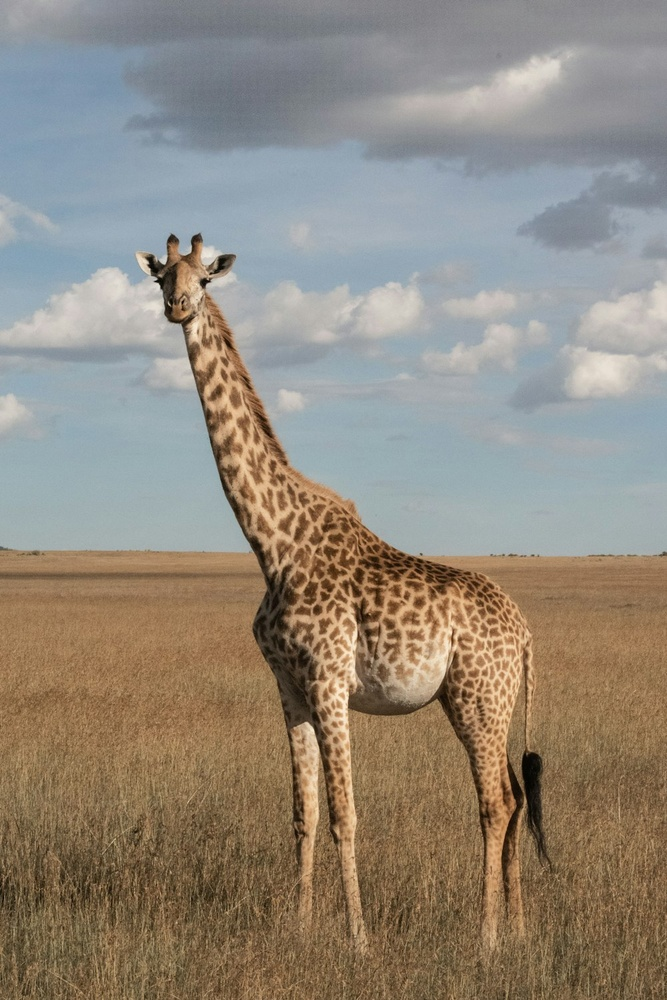
#> input picture color_thresholding/giraph.jpg, 667 x 1000 px, shrunk from 1000 x 1500 before the run, found by its file name
$ jupyter execute Clahe.ipynb
#> lines starting #> are read from the running program, lines starting #| are printed output that depends on the picture
[cell 1]
# Contrast limited adaptive Histogram Equilization (CLAHE)

import cv2
import matplotlib.pyplot as plt
import numpy as np

[cell 2]
image=cv2.imread("D:\sudesh\All_about_DL\opencv_tutorial\color_thresholding\giraph.jpg")
#> image is the input picture: shape (1000, 667, 3); mean B, G, R 124.4, 137, 146.1

[cell 3]
img_grey=cv2.cvtColor(image, cv2.COLOR_BGR2GRAY)
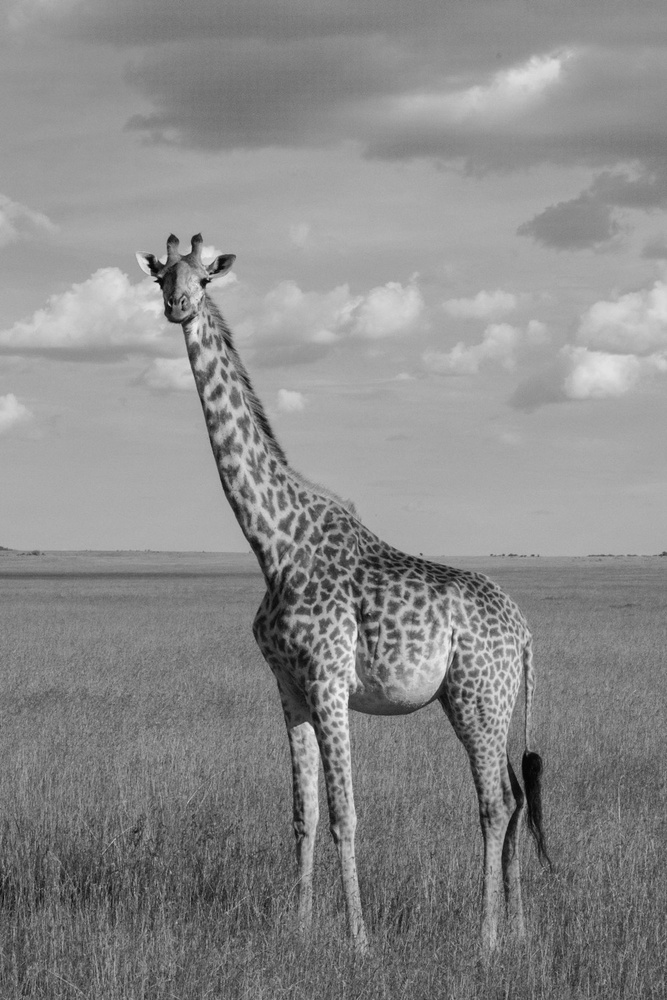
#> img_grey: shape (1000, 667); min 2, max 240, mean 138.3

equlized_image= cv2.equalizeHist(img_grey)
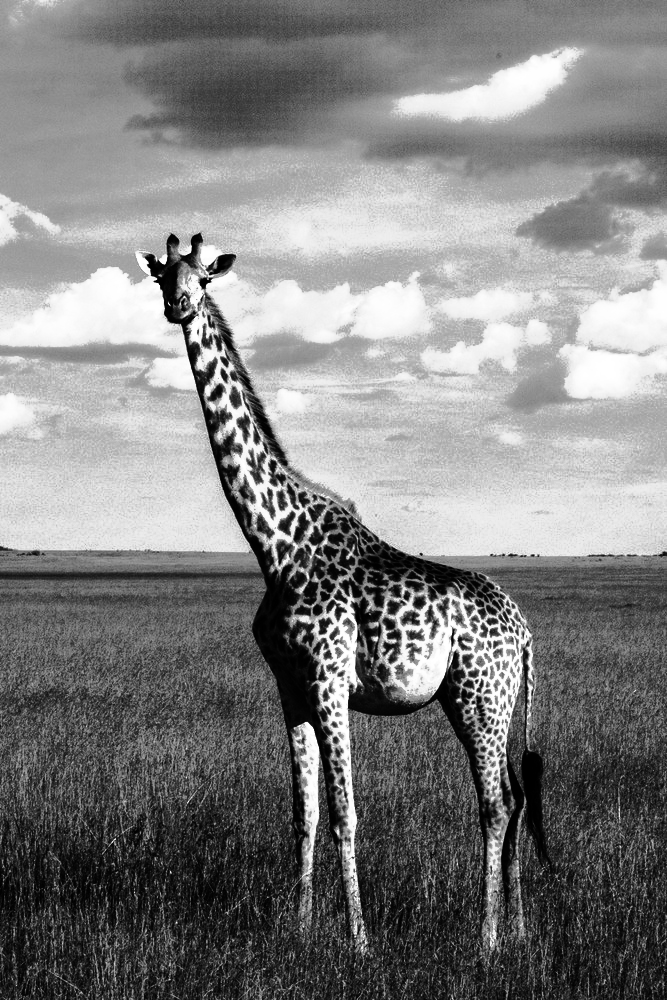
#> equlized_image: shape (1000, 667); min 0, max 255, mean 128.9

clahe=cv2.createCLAHE(clipLimit=2.0, tileGridSize=(4,4))

clahe_equilized_image=clahe.apply(img_grey)
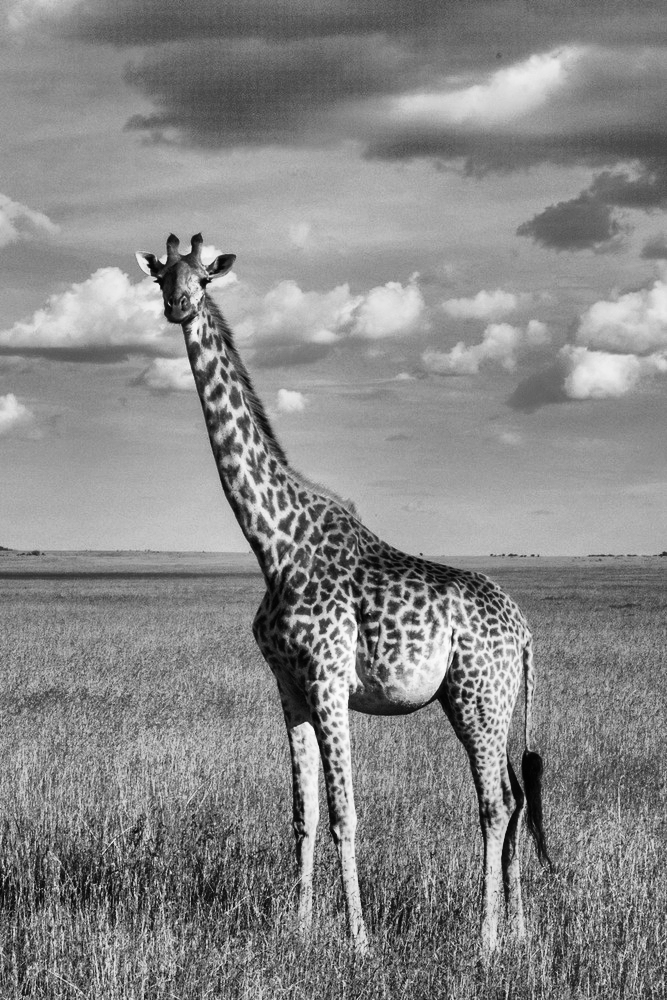
#> clahe_equilized_image: shape (1000, 667); min 1, max 252, mean 136

plt.figure(figsize=(12,8))

plt.subplot(1,3,1)
plt.imshow(img_grey, cmap='grey')
plt.title("original_image")

plt.subplot(1,3,2)
plt.imshow(equlized_image, cmap='grey')
plt.title("Equilized_image")

plt.subplot(1,3,3)
plt.imshow(clahe_equilized_image, cmap='grey')
plt.title("Clahe_equilized_image")


plt.tight_layout()
plt.show()
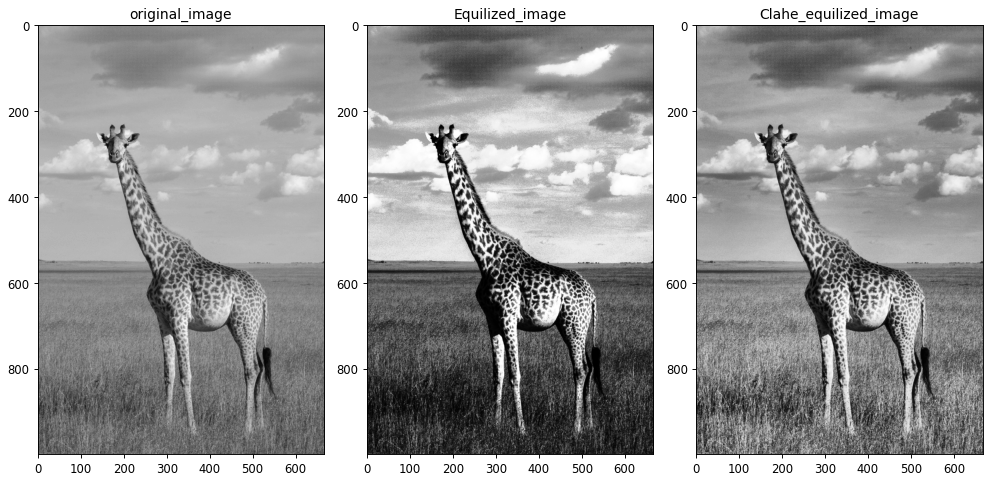
#> figure drawn by matplotlib, 3 panels

[cell 4]
# now convering to yuv image

yuv_image = cv2.cvtColor(image, cv2.COLOR_BGR2YUV)
#> yuv_image: shape (1000, 667, 3); mean of channels 0, 1, 2 138.3, 121.1, 134.8

yuv_image[:,:,0]= clahe.apply(yuv_image[:,:,0])
#> yuv_image: shape (1000, 667, 3); mean of channels 0, 1, 2 136, 121.1, 134.8

yuv_image_bgr= cv2.cvtColor(yuv_image, cv2.COLOR_YUV2BGR)
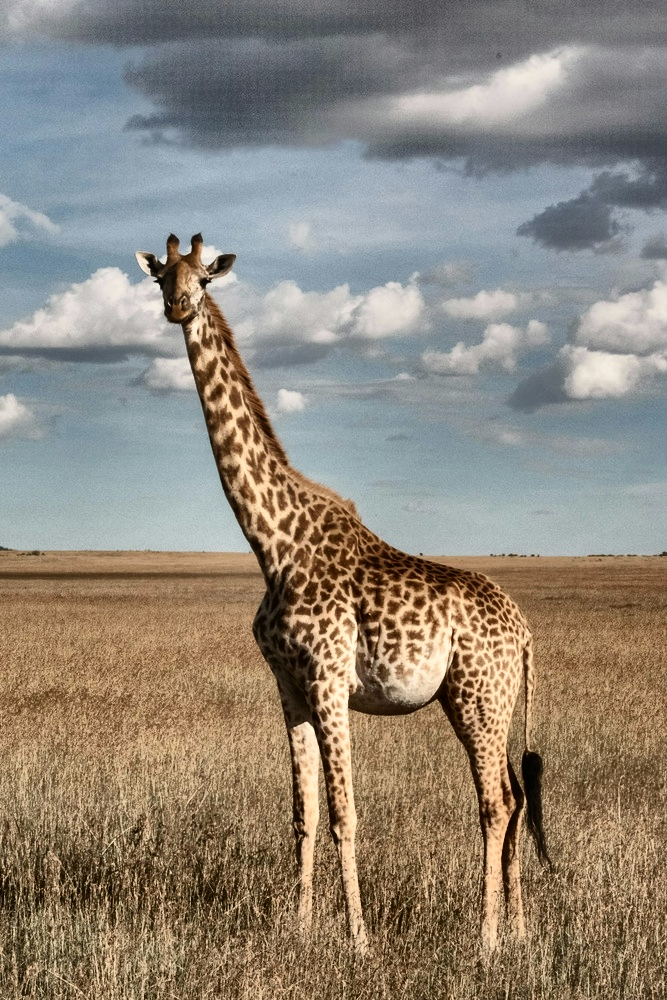
#> yuv_image_bgr: shape (1000, 667, 3); mean B, G, R 121.9, 134.7, 143.7

yuv_image_rgb=cv2.cvtColor(yuv_image_bgr, cv2.COLOR_BGR2RGB)

img_rgb=cv2.cvtColor(image, cv2.COLOR_BGR2RGB)


plt.figure(figsize=(12,8))

plt.subplot(1,2,1)
plt.imshow(img_rgb)
plt.title("original_image")

plt.subplot(1,2,2)
plt.imshow(yuv_image_rgb)
plt.title("Clahe_Equilized_image")


plt.tight_layout()
plt.show()

$ run again, with color_thresholding/mountain_image.jpg copied over color_thresholding/giraph.jpg
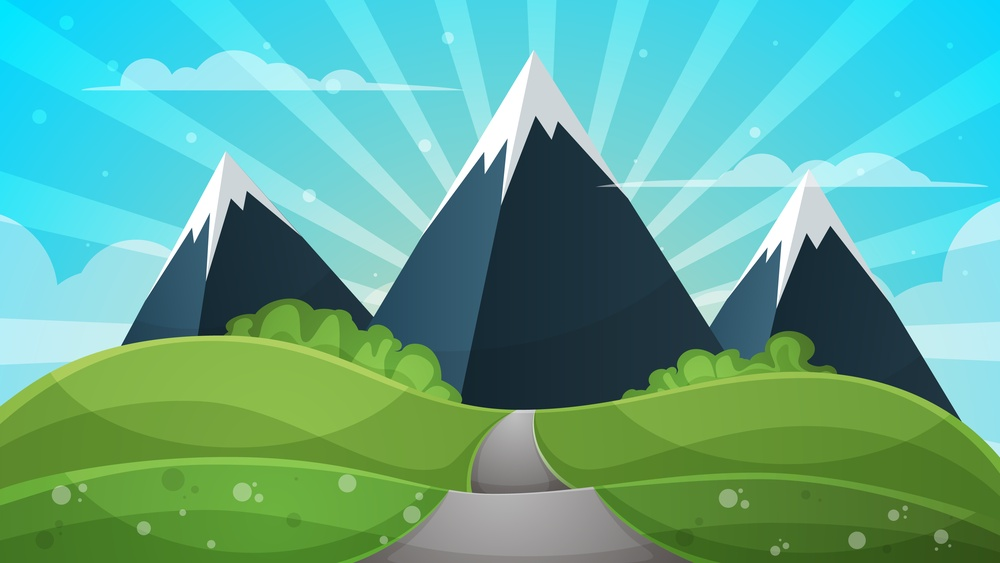
#> input picture color_thresholding/mountain_image.jpg, 1000 x 563 px, shrunk from 7000 x 3938 before the run, found by its file name
#> image is the input picture: shape (563, 1000, 3); mean B, G, R 146.3, 169.3, 94.4
#> `clahe_equilized_image=clahe.apply(img_grey)`:
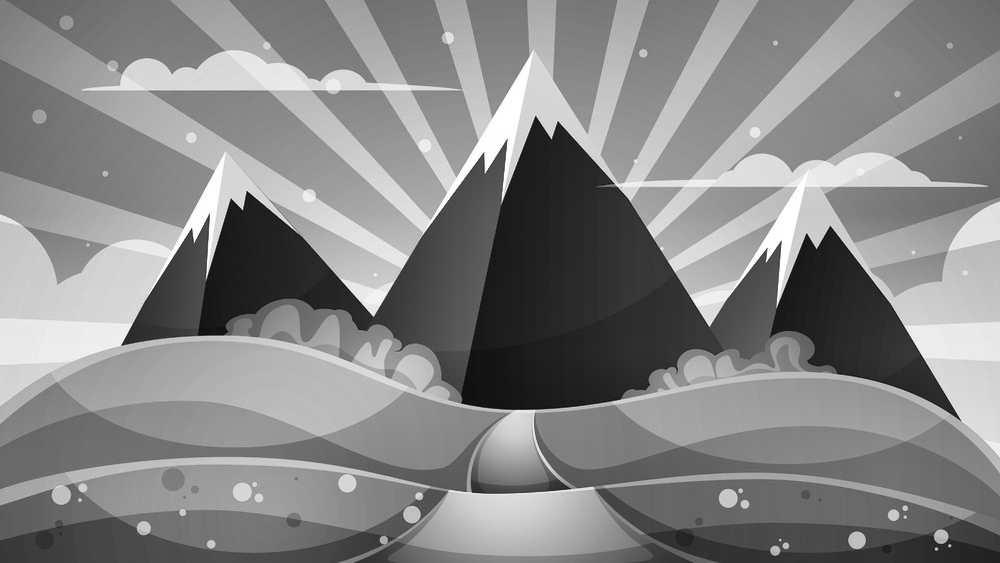
#> clahe_equilized_image: shape (563, 1000); min 8, max 255, mean 133.9
#> `yuv_image_bgr= cv2.cvtColor(yuv_image, cv2.COLOR_YUV2BGR)`:
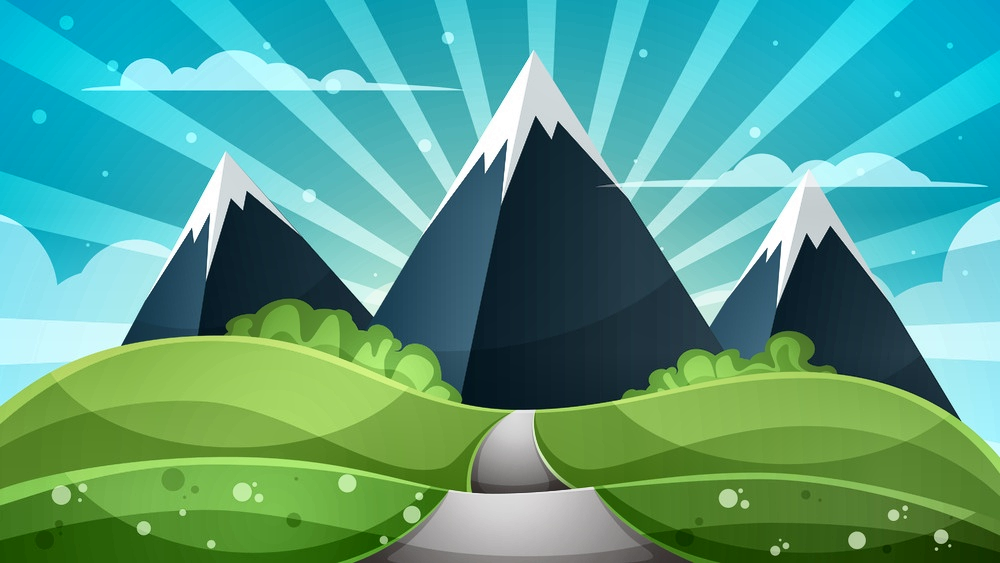
#> yuv_image_bgr: shape (563, 1000, 3); mean B, G, R 136, 158.9, 84.9
